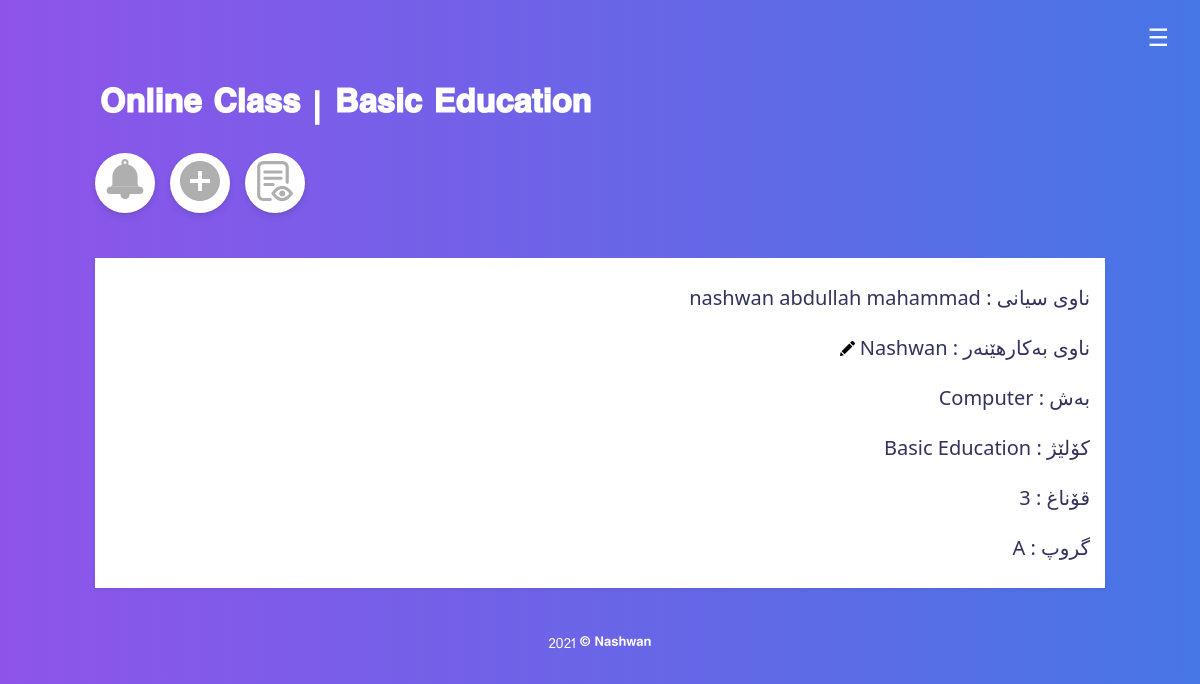
The page /profile.php (signed in) on the database its author committed.
### tables this page shows
CREATE TABLE `students` (
  `id` int(11) NOT NULL,
  `email` varchar(255) NOT NULL,
  `password` varchar(255) NOT NULL,
  `viewpassword` varchar(255) NOT NULL,
  `username` varchar(255) NOT NULL,
  `fullname` varchar(255) NOT NULL,
  `department` varchar(255) NOT NULL,
  `college` varchar(255) NOT NULL,
  `stage` varchar(255) NOT NULL,
  `class` varchar(255) NOT NULL
);

### includes/config.php (called while the page is built, shortened)
<?php
if(isset($_SESSION['userid'])){
    $userid = $_SESSION['userid'];
}
?>

### profile.php (the view, shortened to what this page needs)
<?php include 'includes/nav.php' ;
if(isset($_SESSION['userid'])){?>
<div class="container">
  <?php
$query = mysqli_query($db, "SELECT * FROM students WHERE `id` = '$userid' ");
while($row = mysqli_fetch_assoc($query)){?>
  <div class="d-flex align-items-end flex-column shadow-sm  mt-5 p-3 bg-white">
    <h4>ناوی سیانی : <?php echo $row['fullname'];?></h4>
    <h4>ناوی بەکارهێنەر : <?php echo $row['username'];?> <img class="mb-1" data-toggle="modal"
        data-target="#modal-default-username" src="assets/img/edit.svg" width="15" style="cursor:pointer"> </h4>
    <h4>بەش : <?php echo $row['department'];?></h4>
    <h4>کۆلێژ : <?php echo $row['college'];?></h4>
    <h4>قۆناغ : <?php echo $row['stage'];?></h4>
    <h4>گروپ : <?php echo $row['class'];?></h4>
  </div>
  <?php }?>
</div>
<?php include 'includes/footer.php';?>
<?php
}else{
  header('Location:index.php');
}
?>

### assets/css/style.css (style rules this page uses)
body { font-family:'Oswald',"speda" !important; src: url(Speda.ttf); background: #4776E6; background: -webkit-linear-gradient(to right, #8E54E9, #4776E6); background: linear-gradient(to right, #8E54E9, #4776E6); }

### assets/css/navbar.css (style rules this page uses)
*,*:before,*:after { box-sizing:inherit }
html { -ms-text-size-adjust:100%;-webkit-text-size-adjust:100% }
body { margin:0 }
img { border-style:none }
html,body { font-family:Verdana,sans-serif;font-size:15px;line-height:1.5 }
html { overflow-x:hidden }
h4 { font-size:20px }
h1,h2,h3,h4,h5,h6 { font-family:"Segoe UI",Arial,sans-serif;font-weight:400;margin:10px 0 }
img { vertical-align:middle }

### profile.php (style rules this page uses)
h4 { direction: rtl !important; text-align: right !important; }

### rows shown on the page
students: fullname "nashwan abdullah mahammad", username "Nashwan", department "Computer", college "Basic Education", stage "3", class "A"
